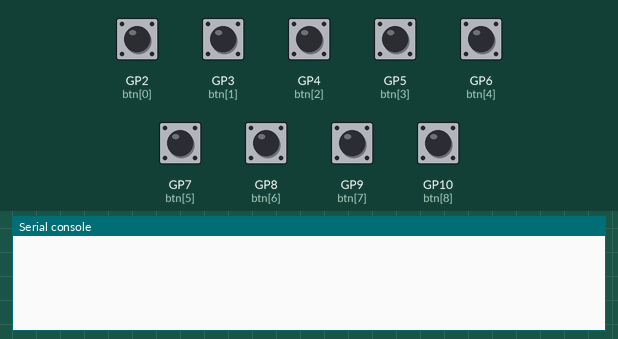
Bench run of a program on a simulated Raspberry Pi Pico running CircuitPython. On the bench: the last lines printed to the serial console. The inputs (shaded band) are chosen by the test bench; at power-on: GP2 (btn[0]), GP3 (btn[1]), GP4 (btn[2]), GP5 (btn[3]), GP6 (btn[4]), GP7 (btn[5]), GP8 (btn[6]), GP9 (btn[7]), GP10 (btn[8]) HIGH. USB keyboard and mouse output is not drawn.

Above: at 1.2 s.
1.3 s: GP2 (btn[0]) pulled LOW for 0.15 s
At 2.5 s:
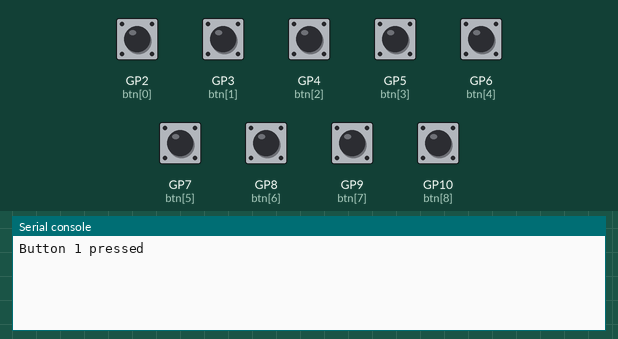
2.9 s: GP3 (btn[1]) pulled LOW for 0.15 s
At 3.8 s:
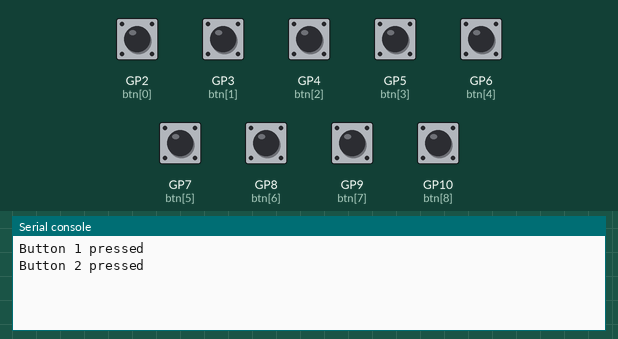
4.5 s: GP4 (btn[2]) pulled LOW for 0.15 s
At 5.0 s:
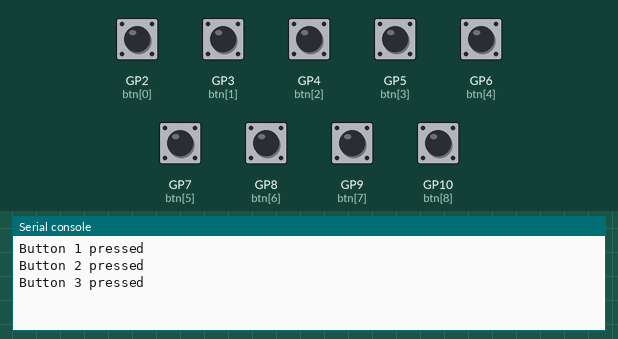
6.1 s: GP5 (btn[3]) pulled LOW for 0.15 s
At 7.3 s:
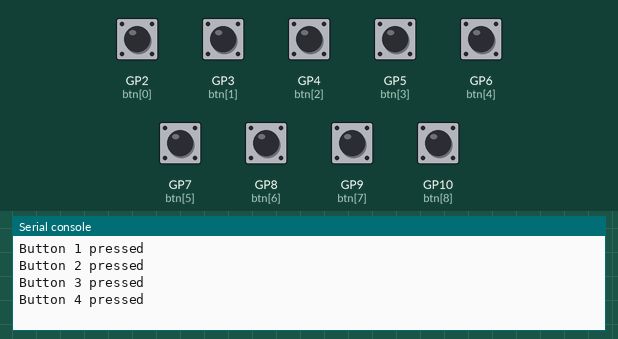
7.7 s: GP6 (btn[4]) pulled LOW for 0.15 s
At 8.6 s:
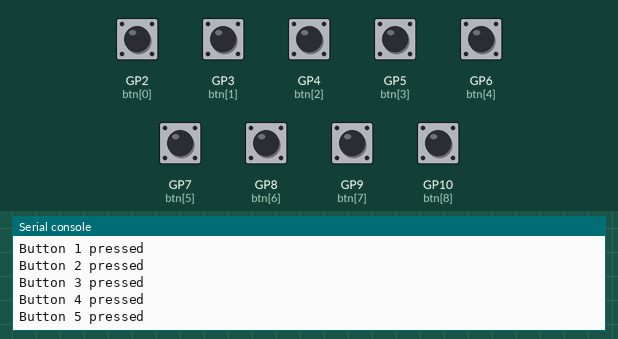
9.3 s: GP7 (btn[5]) pulled LOW for 0.15 s
At 9.9 s:
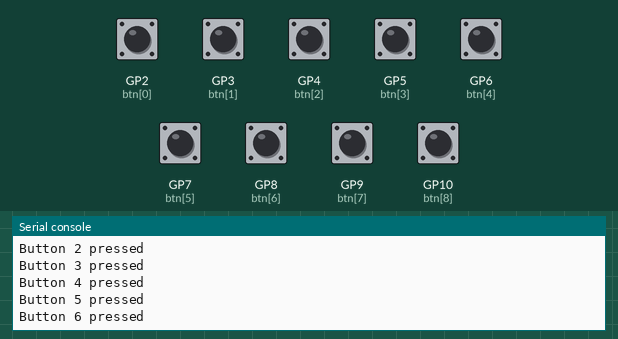
Timing chart, 0 to 11.9 s (numbered marks = the images above; inputs shaded):
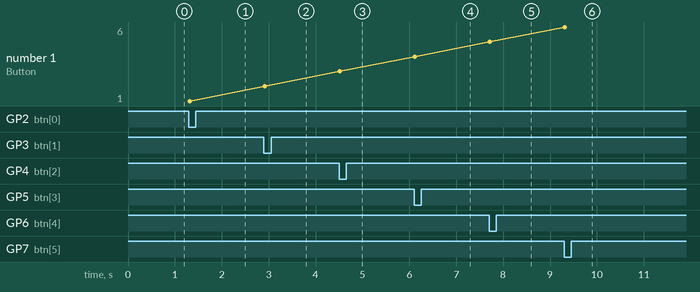

The program:

macropad_script_nums.py
```python
import time
import board
import digitalio
import usb_hid
from adafruit_hid.keyboard import Keyboard
from adafruit_hid.keycode import Keycode

# Инициализация клавиатуры
keyboard = Keyboard(usb_hid.devices)

# Настройка кнопок (GP0-GP8)
buttons = []
pins = [board.GP2, board.GP3, board.GP4, board.GP5,
        board.GP6, board.GP7, board.GP8, board.GP9, board.GP10]

# Клавиши для каждой кнопки (можно изменить)
key_actions = [
    Keycode.ONE,
    Keycode.TWO,
    Keycode.THREE,
    Keycode.FOUR,
    Keycode.FIVE,
    Keycode.SIX,
    Keycode.SEVEN,
    Keycode.EIGHT,
    Keycode.NINE
]

# Инициализация всех кнопок
for pin in pins:
    btn = digitalio.DigitalInOut(pin)
    btn.direction = digitalio.Direction.INPUT
    btn.pull = digitalio.Pull.UP
    buttons.append(btn)

# Для защиты от дребезга
last_press_time = [0] * 9
debounce_delay = 0.3

while True:
    for i in range(9):
        if not buttons[i].value and (time.monotonic() - last_press_time[i] > debounce_delay):
            action = key_actions[i]

            # Обработка разных типов действий
            if isinstance(action, list):  # Если это комбинация клавиш
                keyboard.press(*action)
            else:  # Если одиночная клавиша
                keyboard.press(action)

            keyboard.release_all()
            last_press_time[i] = time.monotonic()

            # Вывод отладочной информации
            print(f"Button {i + 1} pressed")
```

Measured:
- after the input at 1.3 s, the serial console: prints a new line at once (image 1)
- after the input at 2.9 s, the serial console: prints a new line at once (image 2)
- after the input at 4.5 s, the serial console: prints a new line at once (image 3)
- after the input at 6.1 s, the serial console: prints a new line at once (image 4)
- after the input at 7.7 s, the serial console: prints a new line at once (image 5)
- after the input at 9.3 s, the serial console: prints a new line at once (image 6)
- plotted number 1: 1 → 2 after the input at 2.9 s, 2 → 3 after the input at 4.5 s, 3 → 4 after the input at 6.1 s, 4 → 5 after the input at 7.7 s, 5 → 6 after the input at 9.3 s
